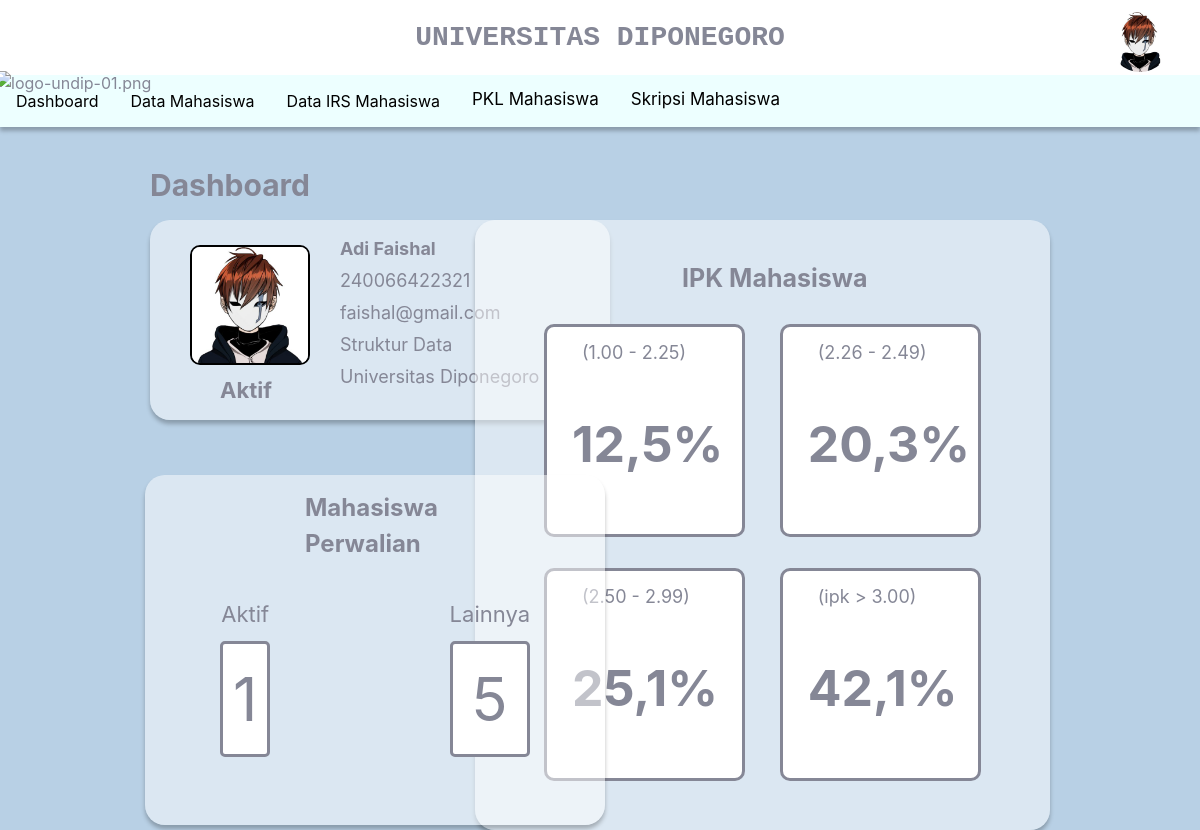
Screenshot of /dosen/dashboard_dosen.php?username=faishal (signed in) with the database file from the repository.
### tables this page shows
CREATE TABLE `dosen` (
  `dosen_id` int(10) NOT NULL,
  `kode_wali` varchar(10) NOT NULL,
  `nip` varchar(20) NOT NULL,
  `nama` varchar(50) NOT NULL,
  `email` varchar(50) NOT NULL,
  `username` varchar(50) NOT NULL,
  `matkul` varchar(50) NOT NULL,
  `prodi` varchar(50) NOT NULL
);

### dosen/dashboard_dosen.php (the view, shortened to what this page needs)
<!DOCTYPE html>
<html lang="en">
<head>
    <link rel="stylesheet" href="../aset/css/style.css">
    <?php
    require_once('../db_login.php');
    $username = $_GET['username'];
    $query = "SELECT user.username, dosen.* FROM user JOIN dosen ON user.username = dosen.username WHERE user.username = '$username'";
    $sql_ppl= mysqli_query($db, $query) or die (mysqli_error($db));
    $data = mysqli_fetch_array ($sql_ppl);
    ?>
</head>
<body>
    <div class="top">
        <div class="logo_undip">
            <img src="../aset/img/PPL/logo-undip-01.png" alt="logo-undip-01.png">
        </div>
        <div class="ddaction">
            <div class="ddprofile" onclick="menuToggle();">
                <img src="../aset/img/PPL/note.jpg" style="width:60px;height:auto; border-radius:50%;">
            </div>
        </div>
        <div class="text">UNIVERSITAS DIPONEGORO</div>
    </div>
    <div class="bar">
        <div class="navbar">
            <a href="dashboard_dosen.php?username=<?=$username?>">Dashboard</a>
            <a href="data_mhs.php?username=<?=$username?>">Data Mahasiswa</a>
            <a href="verif_irs.php?username=<?=$username?>">Data IRS Mahasiswa</a>
            <div class="dropdown">
                <button class="dropbtn">PKL Mahasiswa</button>
            </div>
            <div class="dropdown">
                <button class="dropbtn">Skripsi Mahasiswa</button>
            </div>
        </div>
    </div>
    <div class="isi">
        <div class="text-dashboard">Dashboard</div>
        <div class="card card-status">
            <img src="../aset/img/PPL/note.jpg">
            <div class="card-status-mhs">Aktif</div>
            <ul>
                <li style="font-weight: bold;"><?=$data['nama']?></li>
                <li><?=$data['nip']?></li>
                <li><?=$data['email']?></li>
                <li><?=$data['matkul']?></li>
                <li>Universitas Diponegoro</li>
            </ul>
        </div>
        <div class="card card-ipkmhs">
            <p>IPK Mahasiswa</p>
            <div class="ipkmhs-tipe card-ipkmhs-tipe1">
                <a>(1.00 - 2.25)</a>
                <br>
                <b>12,5%</b>
            </div>
            <div class="ipkmhs-tipe card-ipkmhs-tipe2">
                <a>(2.26 - 2.49)</a>
                <br>
                <b>20,3%</b>
            </div>
            <div class="ipkmhs-tipe card-ipkmhs-tipe3">
                <a>(2.50 - 2.99)</a>
                <br>
                <b>25,1%</b>
            </div>
            <div class="ipkmhs-tipe card-ipkmhs-tipe4">
                <a>(ipk > 3.00)</a>
                <br>
                <b>42,1%</b>
            </div>
        </div>
        <div class="card card-perwalian">
            <div class="card-perwalian-text">
                <a>Mahasiswa <br> Perwalian</a>
            </div>
            <div class="card-perwalian-aktif">
                <a>Aktif</a>
                <div class="card-perwalian-aktif-jumlah">
                    1
                </div>
            </div>
            <div class="card-perwalian-lain">
                <a>Lainnya</a>
                <div class="card-perwalian-lain-jumlah">
                    5
                </div>
            </div>
        </div>
    </div>
</body>
</html>

### rows the page displays
dosen: nama "Adi Faishal", nip "240066422321", email "faishal@gmail.com", matkul "Struktur Data"
